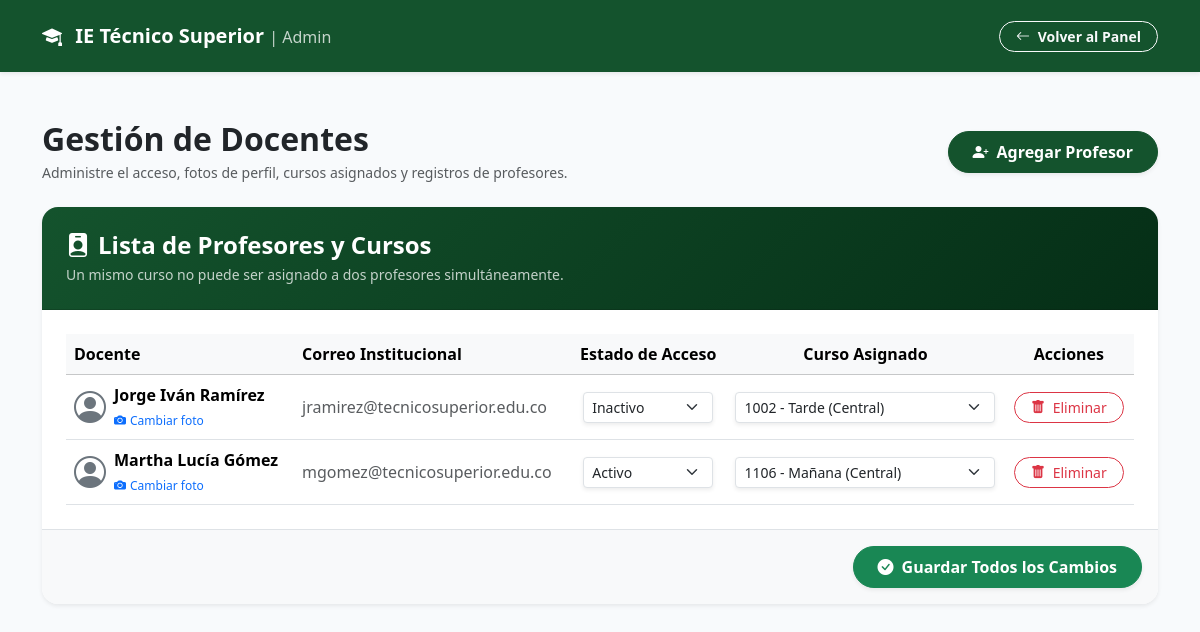
Before: /administrador/profesores.php (signed in) with the older database file.
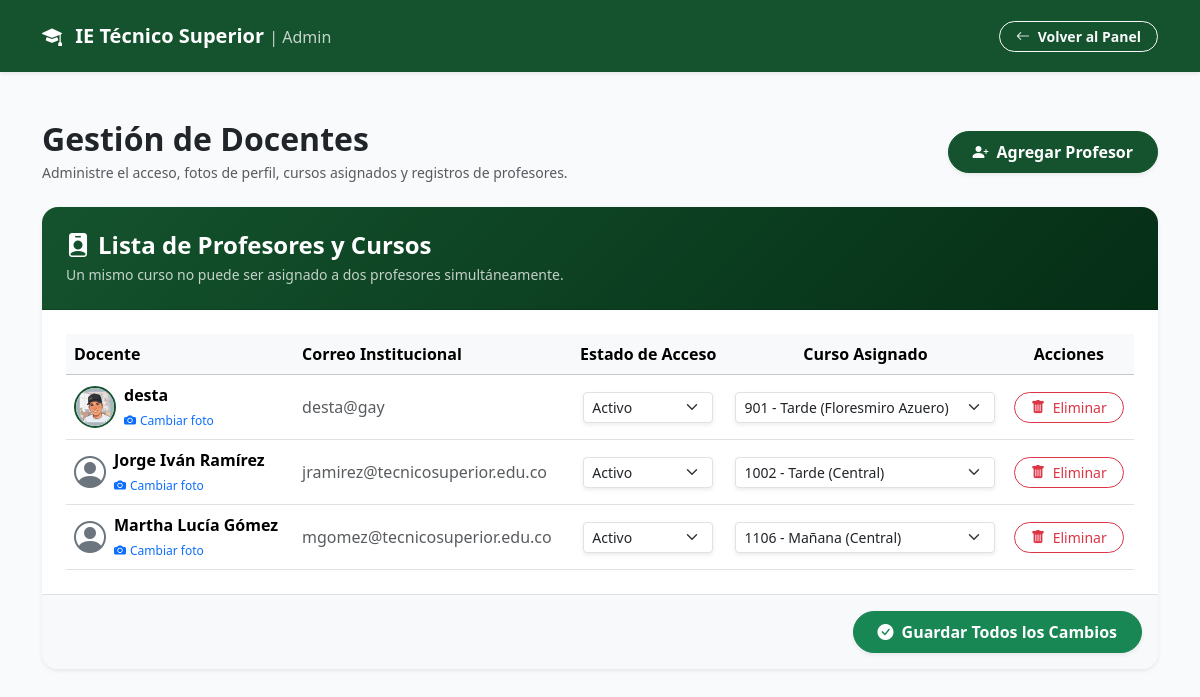
After: the same page with the newer database file.
### tables this page shows
CREATE TABLE `usuarios` (
  `id_usuario` int(11) NOT NULL,
  `nombre_completo` varchar(100) NOT NULL,
  `correo` varchar(120) NOT NULL,
  `password` varchar(255) NOT NULL,
  `rol` enum('Administrador','Profesor') NOT NULL DEFAULT 'Profesor',
  `activo` tinyint(1) NOT NULL DEFAULT 1,
  `foto` varchar(255) DEFAULT NULL,
  `creado_en` timestamp NULL DEFAULT current_timestamp()
);

CREATE TABLE `grados_cursos` (
  `id_curso` int(11) NOT NULL,
  `id_sede` int(11) NOT NULL,
  `nombre_curso` varchar(20) NOT NULL,
  `jornada` enum('Mañana','Tarde','Única') NOT NULL
);

### administrador/profesores.php (the view, shortened to what this page needs)
<?php
$conexion = conectarBD();
$cursos_disponibles = [];
$res_cursos = mysqli_query($conexion, "SELECT c.id_curso, c.nombre_curso, c.jornada, s.nombre_sede FROM grados_cursos c INNER JOIN sedes s ON c.id_sede = s.id_sede ORDER BY c.nombre_curso ASC");
if ($res_cursos) {
    while ($row = mysqli_fetch_assoc($res_cursos)) {
        $cursos_disponibles[] = $row;
    }
}
$sql_profesores = "SELECT u.id_usuario, u.nombre_completo, u.correo, u.activo, u.foto, pc.id_curso
                   FROM usuarios u
                   LEFT JOIN profesor_cursos pc ON u.id_usuario = pc.id_usuario
                   WHERE u.rol = 'Profesor'
                   ORDER BY u.nombre_completo ASC";
$res_profesores = mysqli_query($conexion, $sql_profesores);
?>
<!DOCTYPE html>
<html lang="es">
<head>
    <link href="https://cdn.jsdelivr.net/npm/bootstrap@5.3.3/dist/css/bootstrap.min.css" rel="stylesheet">
    <link rel="stylesheet" href="https://cdn.jsdelivr.net/npm/bootstrap-icons@1.11.3/font/bootstrap-icons.min.css">
</head>
<body>
<nav class="navbar navbar-expand-lg navbar-dark shadow-sm py-3" style="background-color: var(--primary-color) !important;">
    <div class="container">
        <a class="navbar-brand fw-bold text-white" href="panel_admin.php"><i class="bi bi-mortarboard-fill me-2"></i> IE Técnico Superior <span class="fw-light fs-6 opacity-75">| Admin</span></a>
        <a href="panel_admin.php" class="btn btn-outline-light btn-sm fw-semibold rounded-pill px-3"><i class="bi bi-arrow-left me-1"></i> Volver al Panel</a>
    </div>
</nav>
<div class="container py-5">
    <div class="d-flex justify-content-between align-items-center mb-4">
        <div>
            <h2 class="fw-bold text-dark mb-1">Gestión de Docentes</h2>
            <p class="text-muted small mb-0">Administre el acceso, fotos de perfil, cursos asignados y registros de profesores.</p>
        </div>
        <button type="button" class="btn btn-institutional fw-bold px-4 py-2 rounded-pill shadow-sm" data-bs-toggle="modal" data-bs-target="#modalAgregarProfesor">
            <i class="bi bi-person-plus-fill me-2"></i>Agregar Profesor
        </button>
    </div>
    <form method="POST" action="">
        <div class="card shadow-sm mb-4">
            <div class="card-header card-header-title p-4 rounded-top-4">
                <h4 class="fw-bold mb-1"><i class="bi bi-person-badge-fill me-2"></i>Lista de Profesores y Cursos</h4>
                <p class="mb-0 small opacity-75">Un mismo curso no puede ser asignado a dos profesores simultáneamente.</p>
            </div>
            <div class="card-body p-4">
                <div class="table-responsive">
                    <table class="table table-hover align-middle mb-0">
                        <thead class="table-light">
                            <tr>
                                <th>Docente</th>
                                <th>Correo Institucional</th>
                                <th class="text-center">Estado de Acceso</th>
                                <th class="text-center">Curso Asignado</th>
                                <th class="text-center">Acciones</th>
                            </tr>
                        </thead>
                        <tbody>
                            <?php if ($res_profesores && mysqli_num_rows($res_profesores) > 0): ?>
                                <?php while ($profesor = mysqli_fetch_assoc($res_profesores)): ?>
                                    <?php
                                        $foto_ruta = !empty($profesor['foto']) && file_exists("../uploads/profesores/" . $profesor['foto'])
                                                     ? "../uploads/profesores/" . $profesor['foto']
                                                     : null;
                                    ?>
                                    <tr>
                                        <td class="fw-semibold">
                                            <div class="d-flex align-items-center gap-2">
                                                <div class="position-relative">
                                                    <?php if ($foto_ruta): ?>
                                                        <img src="<?php echo $foto_ruta; ?>" alt="Foto" class="img-avatar">
                                                    <?php else: ?>
                                                        <i class="bi bi-person-circle fs-2 text-secondary"></i>
                                                    <?php endif; ?>
                                                </div>
                                                <div>
                                                    <div><?php echo htmlspecialchars($profesor['nombre_completo']); ?></div>
                                                    <button type="button" class="btn btn-link text-decoration-none p-0 border-0 btn-change-photo" onclick="abrirModalCambiarFoto(<?php echo $profesor['id_usuario']; ?>, '<?php echo addslashes($profesor['nombre_completo']); ?>')">
                                                        <i class="bi bi-camera-fill me-1"></i>Cambiar foto
                                                    </button>
                                                </div>
                                            </div>
                                        </td>
                                        <td class="text-muted"><?php echo htmlspecialchars($profesor['correo']); ?></td>
                                        <td class="text-center">
                                            <select name="estados[<?php echo $profesor['id_usuario']; ?>]" class="form-select form-select-sm mx-auto shadow-sm" style="max-width: 130px;">
                                                <option value="1" <?php echo ($profesor['activo'] == 1) ? 'selected' : ''; ?>>Activo</option>
                                                <option value="0" <?php echo ($profesor['activo'] == 0) ? 'selected' : ''; ?>>Inactivo</option>
                                            </select>
                                        </td>
                                        <td class="text-center">
                                            <select name="asignaciones[<?php echo $profesor['id_usuario']; ?>]" class="form-select form-select-sm mx-auto curso-select shadow-sm" style="max-width: 260px;" onchange="actualizarCursosDisponibles()">
                                                <?php foreach ($cursos_disponibles as $curso): ?>
                                                    <option value="<?php echo $curso['id_curso']; ?>" <?php echo ($profesor['id_curso'] == $curso['id_curso']) ? 'selected' : ''; ?>>
                                                        <?php echo $curso['nombre_curso'] . ' - ' . $curso['jornada'] . ' (' . $curso['nombre_sede'] . ')'; ?>
                                                    </option>
                                                <?php endforeach; ?>
                                            </select>
                                        </td>
                                        <td class="text-center">
                                            <button type="button" class="btn btn-outline-danger btn-sm rounded-pill px-3" onclick="abrirModalEliminar(<?php echo $profesor['id_usuario']; ?>, '<?php echo addslashes($profesor['nombre_completo']); ?>')">
                                                <i class="bi bi-trash-fill me-1"></i> Eliminar
                                            </button>
                                        </td>
                                    </tr>
                                <?php endwhile; ?>
                            <?php else: ?>
                                <tr>
                                    <td colspan="5" class="text-center text-muted py-4">No hay profesores registrados en el sistema.</td>
                                </tr>
                            <?php endif; ?>
                        </tbody>
                    </table>
                </div>
            </div>
            <div class="card-footer bg-light p-3 text-end border-top rounded-bottom-4">
                <button type="submit" name="guardar_todas_asignaciones" class="btn btn-success fw-bold px-4 py-2 rounded-pill shadow-sm">
                    <i class="bi bi-check-circle-fill me-2"></i>Guardar Todos los Cambios
                </button>
            </div>
        </div>
    </form>
</div>
</body>
</html>

### administrador/profesores.php (style rules this page uses)
:root { --primary-color: #14532d; --primary-hover: #166534; --accent-color: #15803d; --bg-color: #f8fafc; }
body { background-color: var(--bg-color); font-family: 'Segoe UI', system-ui, sans-serif; color: #334155; }
.card { border: none; box-shadow: 0 4px 6px -1px rgb(0 0 0 / 0.1); border-radius: 1rem; }
.card-header-title { background: linear-gradient(135deg, #14532d 0%, #052e16 100%); color: white; }
.btn-institutional { background-color: var(--primary-color); border-color: var(--primary-color); color: #fff; }
.img-avatar { width: 42px; height: 42px; object-fit: cover; border-radius: 50%; border: 2px solid #14532d; }
.btn-change-photo { font-size: 0.75rem; padding: 2px 8px; }

Changed rows visible on the page:
added usuarios: foto (picture), nombre_completo "desta", correo "desta@gay", activo+id_usuario "Activo", id_usuario.nombre_curso "901 - Tarde (Floresmiro Azuero)"
changed usuarios "Jorge Iván Ramírez": activo+id_usuario "Inactivo" → "Activo"
